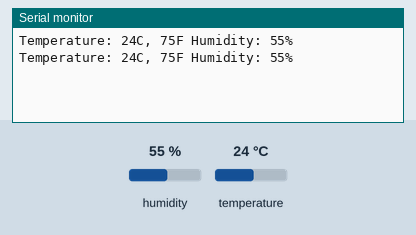
Bench run of a sketch on a simulated ESP8266 (NodeMCU). On the bench: the last lines printed to the serial monitor. Inputs (shaded band) come from the test bench; at power-on: humidity 55 %, temperature 24 °C.

Above: at 2.8 s.
2.9 s: humidity set to 22 %
At 4.5 s:
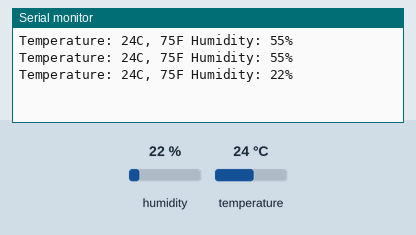
5.6 s: temperature set to 12 °C
At 6.9 s:
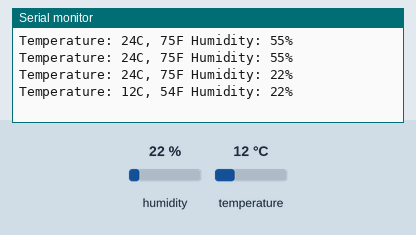
8.3 s: humidity set to 40 %
At 10.5 s:
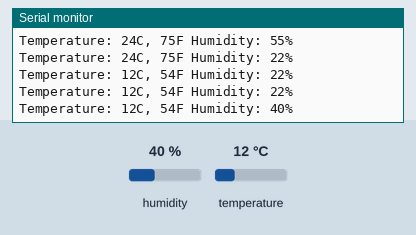
Timing chart, 0 to 12.0 s (numbered marks = the images above; inputs shaded):
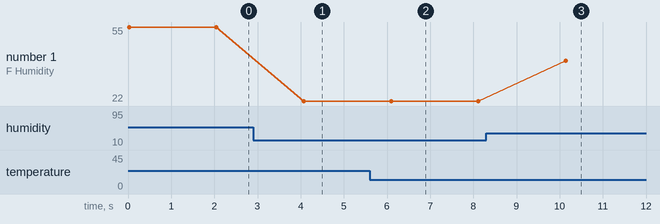

The sketch:

dht11.ino
```cpp
// *** File   : /esp8266-arduino/dht11/dht11.ino
// *** Author : Erwin Ouyang
// *** Date   : 17 Agt 2018

#include <DHT.h>

// DHT object declaration
DHT dht(D4, DHT11);

void setup()
{
    // Setup serial communication
    Serial.begin(74880);
    // Initialize DHT11
    dht.begin();
}

void loop()
{
    // *** Read temperature and humidity ***
    float celcius = dht.readTemperature();
    float fahrenheit = dht.readTemperature(true);
    float humidity = dht.readHumidity();

    // *** Send temperature and humidity to
    // serial monitor ***
    Serial.printf("Temperature: %.0fC, %.0fF " \
            "Humidity: %.0f%%\n", celcius,
            fahrenheit, humidity);

    delay(2000);
}
```

Measured:
- after the input at 2.9 s, the serial monitor: prints a new line after 1.2 s (image 1)
- after the input at 5.6 s, the serial monitor: prints a new line after 0.49 s (image 2)
- after the input at 8.3 s, the serial monitor: prints a new line after 1.8 s (image 3)
- plotted number 1: 55 → 22 after the input at 2.9 s, 22 → 40 after the input at 8.3 s
